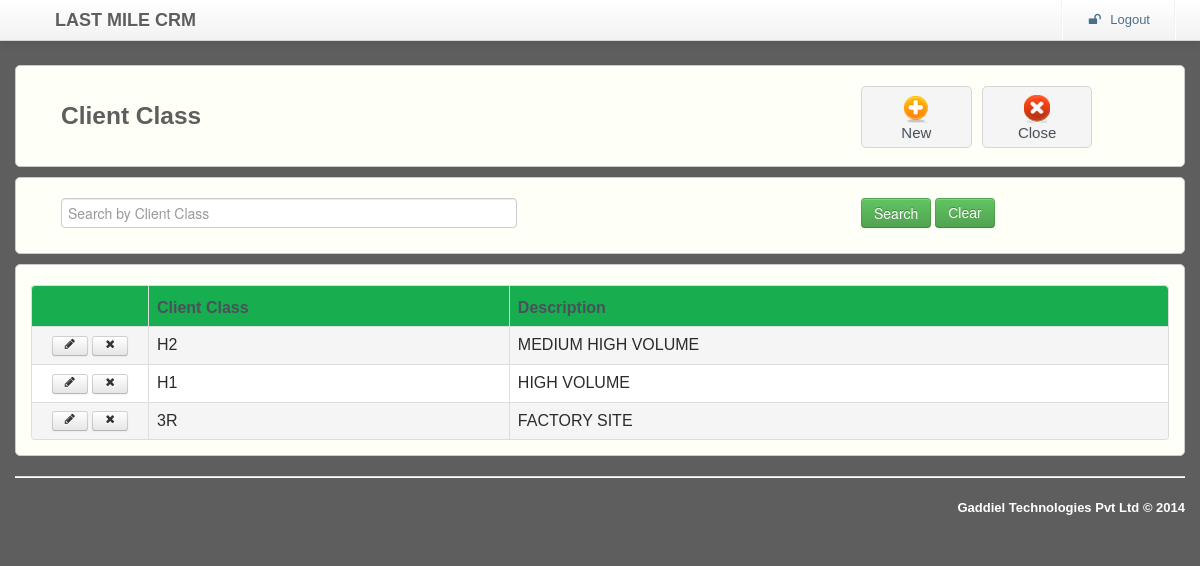
Page /master/clientClass/clientClass.php on the committed database.
### tables this page shows
CREATE TABLE IF NOT EXISTS `CLIENT_CLASS` (
  `CREATED_BY` varchar(60) NOT NULL DEFAULT '-1',
  `CREATED_DATE` date NOT NULL DEFAULT '0000-00-00',
  `LAST_UPDATE_BY` varchar(60) NOT NULL DEFAULT '-1',
  `LAST_UPDATE_DATE` timestamp NOT NULL DEFAULT CURRENT_TIMESTAMP ON UPDATE CURRENT_TIMESTAMP,
  `ID` int(10) NOT NULL AUTO_INCREMENT,
  `CLIENT_CLASS` varchar(60) NOT NULL,
  `DESCRIPTION` varchar(240) DEFAULT NULL,
  PRIMARY KEY (`ID`)
);

### master/clientClass/clientClass.php (the view, shortened to what this page needs)
<html lang="en"><head><meta http-equiv="Content-Type" content="text/html; charset=UTF-8">
    <link rel="stylesheet" type="text/css" href="../../resources/css/bootstrap.min.css" >
    <link rel="stylesheet" type="text/css" href="../../resources/css/bootstrap-responsive.min.css" >
    <link rel="stylesheet" type="text/css" href="../../resources/css/alveolae.css">
    <link rel="stylesheet" type="text/css" href="../../resources/css/font-awesome.css">
    <link rel="stylesheet" type="text/css" href="../../resources/css/footable.core.css?v=2-0-1">
    <link rel="stylesheet" type="text/css" href="../../resources/css/footable-demos.css">
</head>
<body>
	  <?php include($_SERVER['DOCUMENT_ROOT'].'/lastMileCRM/header.php'); ?>
	<form action="" method="POST" name="forms">
	<div id="main-content">
		<div class="container">
			<div class="row">
			   <div class="span12 desktop">
				 <div class="widget">
					<div class="widget-content ">
						<div class="span8"><h3>Client Class</h3></div>
						<div class="span3">
							<div class="box-holder">
                                 <a href="addClientClass.php" onClick="newPage()">
                                 <div class="box"><img src="../../resources/images/e-add.png"/></br>New</div></a>
                            </div>
							 <div class="box-holder">
							   <a href="../master.php">
							   <div class="box"><img src="../../resources/images/e-close.png"/></br>Close</div></a>
                             </div>
						</div>
					</div>
				</div>
			 </div>
					<div class="span12">
					    <div class="widget">
						<div class="widget-content">
							<div class="span8"><input type="text" autofocus class="span5" placeholder="Search by Client Class" id="searchphone" name="ClientClass"/></div>
							<div class="span3"><input type="submit" class="btn btn-success " onClick="searchvalue()" value="Search"> <a href="#" class="btn btn-success " onClick="clearvalue()">Clear</a></div>
						</div>
					   </div>
			  </div>
				<div class="span12">
					<div class="widget-content">
						<div class="tab-content">
							<div class="tab-pane active" id="demo">
							<table class="table demo table-bordered " data-filter="#filter" data-page-size="5"
							       data-page-previous-text="prev" data-page-next-text="next">
								<thead>
									   <tr class="widget-header">
										<th ></th>
										<th data-toggle="true">Client Class</th>
										<th data-hide="phone">Description</th>
									</tr>
								</thead>
								<tbody id="gridvaluediv" class="mytable1">
								 <?php
									$pdo = Database::connect();
									$pdo->setAttribute(PDO::ATTR_ERRMODE, PDO::ERRMODE_EXCEPTION);
									$result = $pdo->prepare("SELECT ID,CLIENT_CLASS,DESCRIPTION FROM CLIENT_CLASS ORDER BY ID DESC");
		                            $result->execute();
		                            for($i=0; $row = $result->fetch(); $i++){
			 				      ?>
									<tr Style="cursor:pointer;" id="views">
                                    <td class="actions">
											<a href="editClientClass.php?id=<?php echo $row['ID']; ?>" class="btn btn-small "><i class="icon-pencil"></i></a>
											<a href="deleteClientClass.php?id=<?php echo $row['ID']; ?>" class="btn btn-small" onclick="return confirm('Are you sure?')" ><i class="icon-remove"></i></a>
										</td>
										<td><?php echo  $row['CLIENT_CLASS'];?></td>
										<td><?php echo  $row['DESCRIPTION'];?></td>
									</tr>
									 <?php  }?>
								</tbody>
							</table>
							</div>
						</div>
					</div>
				</div>
			</div>
				 <?php include($_SERVER['DOCUMENT_ROOT'].'/lastMileCRM/footer.php'); ?>
		</div>
	</div>
	</form>
</body>
</html>

### resources/css/alveolae.css (style rules this page uses)
body { background-color: #5e5e5e; font-family: 'Asap', sans-serif; }
h3 { margin-bottom: 15px; font-weight: 700; color: #5e5e5e; }
#main-content { padding-top: 60px; }
label, input, button, select, textarea { cursor: default; }
.box-holder { width: 25%; display: table-cell; }
.box-holder a { text-decoration: none; }
.box { height: 50px; padding: 5px; margin-right: 10px; font-size: 15px; text-align: center; color: #4A515B; background: #F5F5F5; border: 1px solid #D5D5D5; border-radius: 5px; text-shadow: 1px 1px 1px #EDEDED; }
.widget { clear: both; width: auto; position: relative; margin-bottom: 10px; }
.widget-header { position: relative; height: 40px; background: #17ae4f; border: 1px solid #CCCCCC; -webkit-border-top-left-radius: 5px; -webkit-border-top-right-radius: 5px; -moz-border-radius-topleft: 5px; -moz-border-radius-topright: 5px; border-top-left-radius: 5px; border-top-right-radius: 5px; }
.widget-content { padding: 20px 15px 15px; background: #fefff7; border: 1px solid #CCCCCC; -moz-border-radius: 5px; -webkit-border-radius: 5px; border-radius: 5px; }
.widget-content:before, .widget-content:after { content:""; display:table; clear:both; }
.table th { text-align: left; color: #4A515B; }
.table .actions { width: 100px; text-align: center; }
.table { display: table; margin: 0 auto; }
.desktop { display:block; }

### resources/css/footable.core.css (style rules this page uses)
.footable { width: 100%; }
.footable > thead > tr > th { -webkit-touch-callout: none; -webkit-user-select: none; -khtml-user-select: none; -moz-user-select: -moz-none; -ms-user-select: none; user-select: none; }

### resources/css/footable-demos.css (style rules this page uses)
body { color:#2B2B2B; font-family: 'trebuchet MS' , 'Lucida sans' , Arial; }

### master/clientClass/clientClass.php (style rules this page uses)
.oddtr { background-color:#FFFFFF; }
.eventr { background-color:#F5F5F5; }

### rows in the picture
client_class: CLIENT_CLASS "H2", DESCRIPTION "MEDIUM HIGH VOLUME"
client_class: CLIENT_CLASS "H1", DESCRIPTION "HIGH VOLUME"
client_class: CLIENT_CLASS "3R", DESCRIPTION "FACTORY SITE"
